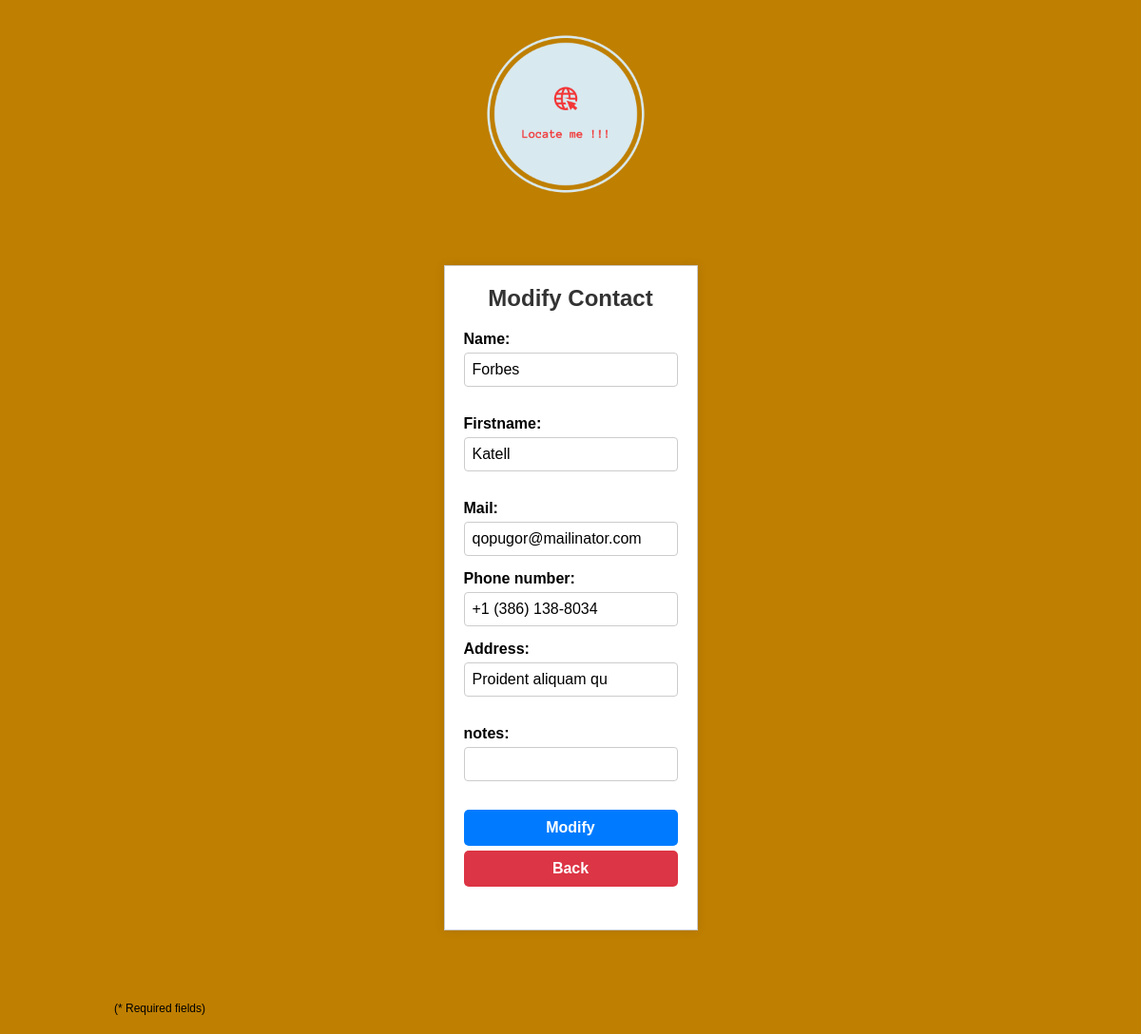
/editContact.php?id=1, run on the app's committed database.
### tables this page shows
CREATE TABLE IF NOT EXISTS `adds` (
  `id` int NOT NULL AUTO_INCREMENT,
  `lastname` varchar(255) NOT NULL,
  `firstname` varchar(255) NOT NULL,
  `email` varchar(255) NOT NULL,
  `phone` varchar(255) NOT NULL,
  `address` varchar(255) NOT NULL,
  `notes` longtext NOT NULL,
  `id_users` int NOT NULL,
  PRIMARY KEY (`id`),
  KEY `id_users` (`id_users`),
  KEY `id` (`id`)
);

### editContact.php (the view, shortened to what this page needs)
<?php
require("header.php");
$mysqli = new mysqli("localhost", "root", "", "adb_login");
if (isset($_GET['id']) && !empty($_GET['id'])) {
    $user_id = $_GET['id'];
    $query = "SELECT * FROM adds WHERE id = $user_id";
    $result = $mysqli->query($query);
    if ($result->num_rows === 1) {
        $user = $result->fetch_assoc();
?>
        <main>
            <div class="inscription-form">
                <form action="#" method="post">
                    <h2>Modify Contact</h2>
                    <div class="form-group">
                        <label for="lastname">Name:</label>
                        <input type="text" id="lastname" name="lastname" value="<?php echo $user['lastname']; ?>" required>
                    </div>
                    <div class="form-group">
                        <label for="firstname">Firstname:</label>
                        <input type="text" id="firstname" name="firstname" value="<?php echo $user['firstname']; ?>" required>
                    </div>
                    <div class="form-group">
                        <label for="email">Mail:</label>
                        <input type="email" id="email" name="email" value="<?php echo $user['email']; ?>" required>
                    </div>
                    <div class="form-group">
                        <label for="phone">Phone number:</label>
                        <input type="phone" id="phone" name="phone" value="<?php echo $user['phone']; ?>" required>
                    </div>
                    <div class="form-group">
                        <label for="address">Address:</label>
                        <input type="text" id="address" name="address" value="<?php echo $user['address']; ?>" required>
                    </div>
                    <div class="form-group">
                        <label for="notes">notes:</label>
                        <input type="text" id="notes" name="notes" value="<?php echo $user['notes']; ?>" required>
                    </div>
                    <button class="eC_bModi" type="submit" id="bModify" name="bModify" value="bModify">Modify</button>
                    <button class="eC_bBack" id="bBack" name="bBack" value="bBack" type="submit">Back</button>
                </form>
            </div>
        </main>
        <small>(* Required fields)</small>
<?php
    } else {
        echo "Aucun utilisateur trouvé avec cet identifiant.";
    }
} else {
    echo "Identifiant de l'utilisateur non fourni.";
}
require_once("footer.php");
?>

### styles.css (style rules this page uses)
body, html { margin: 0; padding: 0; height: 100%; font-family: Arial, sans-serif; background-color: #BF7F00; }
main { display: flex; justify-content: center; align-items: center; height: 100vh; flex-direction: column; }
.eC_bModi, .eC_bBack { padding: 10px 20px; border: none; cursor: pointer; border-radius: 5px; font-weight: bold; transition: all 0.3s ease; margin-bottom: 5px; }
.eC_bModi { background-color: #007bff; color: #fff; }
.eC_bBack { background-color: #dc3545; color: #fff; }
.inscription-form, .login-table, .custom-table { border: 1px solid #ccc; padding: 20px; text-align: center; max-width: 300px; background-color: #fff; box-shadow: 0px 0px 10px 0px rgba(0, 0, 0, 0.1); transition: all 0.3s ease; margin-bottom: 30px; }
.inscription-form h2, .login-table h2, .custom-table h2 { margin-top: 0; color: #333; }
.form-group { margin-bottom: 15px; text-align: left; }
label { display: block; margin-bottom: 5px; }
input[type="text"], input[type="password"], select { width: 100%; padding: 10px; margin-bottom: 15px; box-sizing: border-box; border: 1px solid #ccc; border-radius: 5px; transition: all 0.3s ease; }
button, .custom-button, .logout-btn, .adds-btn, .custom-btn { width: 100%; padding: 10px; border: none; cursor: pointer; border-radius: 5px; font-weight: bold; transition: all 0.3s ease; }
form { display: flex; flex-direction: column; margin-bottom: 20px; }
label { font-weight: bold; }
input[type="text"], input[type="email"], input[type="phone"], button { padding: 8px; font-size: 16px; border-radius: 4px; border: 1px solid #ccc; width: 100%; box-sizing: border-box; }
button { background-color: #007bff; color: #fff; cursor: pointer; }
small { display: block; margin-top: 10px; font-size: 12px; }

### data on the page
adds: lastname "Forbes", firstname "Katell", email "qopugor@mailinator.com", phone "+1 (386) 138-8034", address "Proident aliquam qu"
